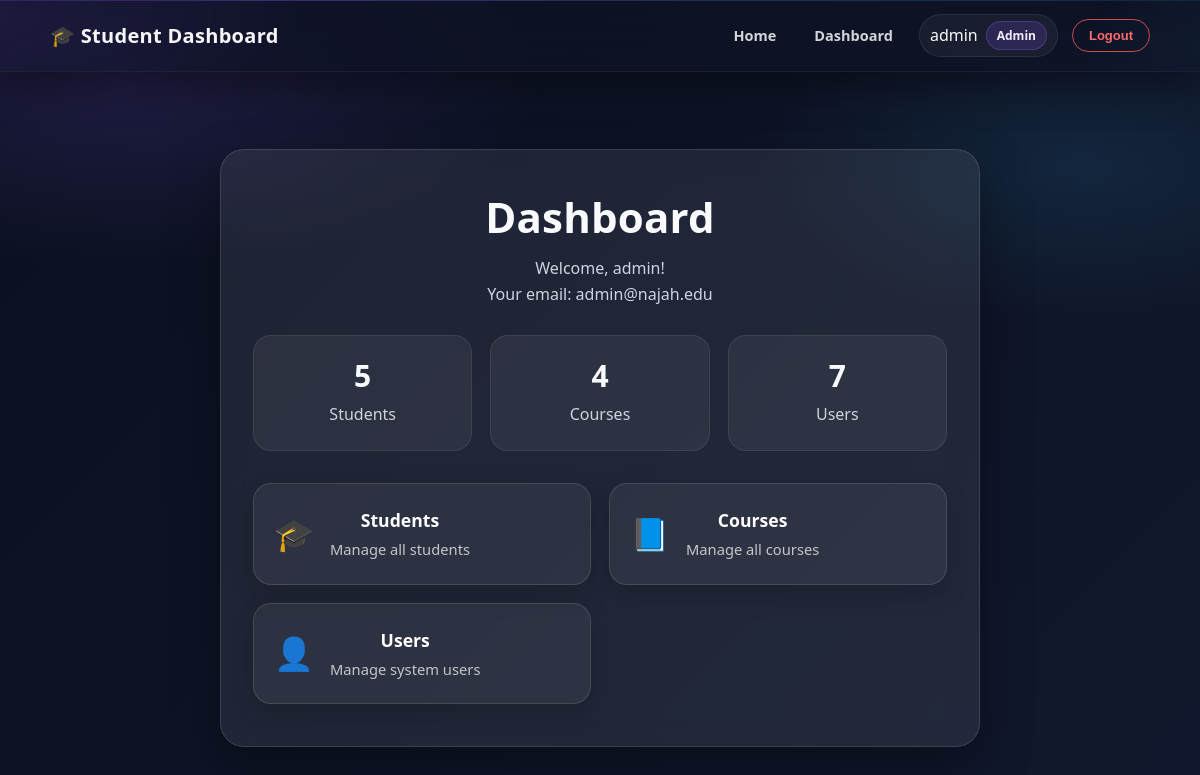
The app's page /dashboard (signed in) with its own data.
### app/models/user.py (models this page shows, shortened)
class User(db.Model, UserMixin):
    __tablename__ = "users"
    ROLE_ADMIN = "admin"
    ROLE_INSTRUCTOR = "instructor"
    ROLE_STUDENT = "student"
    ROLES = [ROLE_ADMIN, ROLE_INSTRUCTOR, ROLE_STUDENT]
    id = db.Column(db.Integer, primary_key=True)
    username = db.Column(db.String(80), nullable=False, unique=True, index=True)
    email = db.Column(db.String(120), nullable=False, unique=True, index=True)
    password_hash = db.Column(db.String(255), nullable=False)
    role = db.Column(db.String(20), nullable=False, default=ROLE_STUDENT)
    profile_picture = db.Column(db.String(255), nullable=True)
    @property
    def is_admin(self):
        return self.role == self.ROLE_ADMIN
    @property
    def is_student(self):
        return self.role == self.ROLE_STUDENT

### app/routes/main_routes.py (the view)
@main_bp.route("/dashboard")
@login_required
def dashboard():
    if current_user.is_student:
        flash("Students do not have access to the management dashboard.", "error")
        return redirect(url_for("main_bp.home"))
    stats = {
        "students_count": Student.query.count(),
        "courses_count": Course.query.count(),
        "users_count": User.query.count(),
    }
    return render_template("dashboard.html", stats=stats, user=current_user)

### app/templates/dashboard.html (shortened to what this page needs)
{% extends "base.html" %}
{% block content %}
<div class="home">
  <div class="glass-card home-content">
    <h1>Dashboard</h1>
    <p>Welcome, {{ current_user.username }}!</p>
    <p>Your email: {{ current_user.email }}</p>
    <div class="stats-grid">
      <div class="stat-card">
        <h3>{{ stats.students_count }}</h3>
        <p>Students</p>
      </div>
      <div class="stat-card">
        <h3>{{ stats.courses_count }}</h3>
        <p>Courses</p>
      </div>
      {% if current_user.is_admin %}
      <div class="stat-card">
        <h3>{{ stats.users_count }}</h3>
        <p>Users</p>
      </div>
      {% endif %}
    </div>
    <div class="dashboard-actions">
      <a class="dashboard-action-btn" href="{{ url_for('student_page_bp.list_students') }}">
        <span class="dashboard-action-icon">🎓</span>
        <span class="dashboard-action-text">
          <strong>Students</strong>
          <small>Manage all students</small>
        </span>
      </a>
      <a class="dashboard-action-btn" href="{{ url_for('course_page_bp.list_courses') }}">
        <span class="dashboard-action-icon">📘</span>
        <span class="dashboard-action-text">
          <strong>Courses</strong>
          <small>Manage all courses</small>
        </span>
      </a>
      {% if current_user.is_admin %}
      <a class="dashboard-action-btn" href="{{ url_for('user_page_bp.list_users') }}">
        <span class="dashboard-action-icon">👤</span>
        <span class="dashboard-action-text">
          <strong>Users</strong>
          <small>Manage system users</small>
        </span>
      </a>
      {% endif %}
    </div>
  </div>
</div>
{% endblock %}

### app/templates/base.html (shortened to what this page needs)
<!DOCTYPE html>
<html lang="en">
  <head>
    <link rel="stylesheet" href="{{ url_for('static', filename='style.css') }}" />
  </head>
  <body>
    <nav class="navbar">
      <div class="nav-container">
        <div class="logo">🎓 Student Dashboard</div>
        <div class="links">
          <a href="{{ url_for('main_bp.home') }}">Home</a>
          {% if current_user.is_authenticated %}
            {% if current_user.is_student %}
              <a href="{{ url_for('student_page_bp.my_courses') }}">My Courses</a>
            {% else %}
              <a href="{{ url_for('main_bp.dashboard') }}">Dashboard</a>
            {% endif %}
            <div class="user-mini-card">
              <span>{{ current_user.username }}</span>
              <span class="role-badge">{{ current_user.role|capitalize }}</span>
            </div>
            <form action="{{ url_for('auth_bp.logout') }}" method="POST" style="display: inline;">
              <button type="submit" class="logout-btn">Logout</button>
            </form>
          {% else %}
            <a href="{{ url_for('auth_bp.login') }}">Login</a>
            <a href="{{ url_for('auth_bp.register') }}" class="register-btn">Register</a>
          {% endif %}
        </div>
      </div>
    </nav>
    <main class="container">
      {% block content %}{% endblock %}
    </main>
  </body>
</html>

### records on screen
User: username "admin", role "Admin", email "admin@najah.edu"

### other values on screen
{{ stats.students_count }} "5"
{{ stats.courses_count }} "4"
{{ stats.users_count }} "7"
